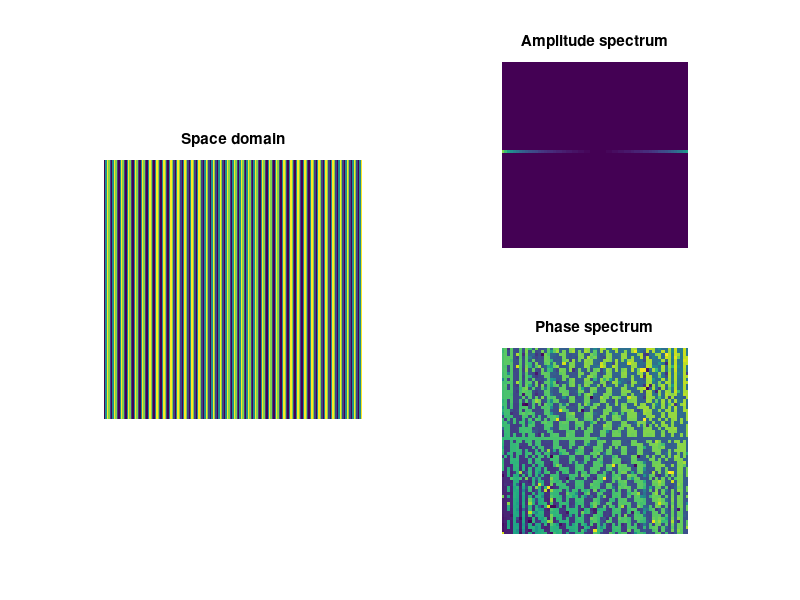
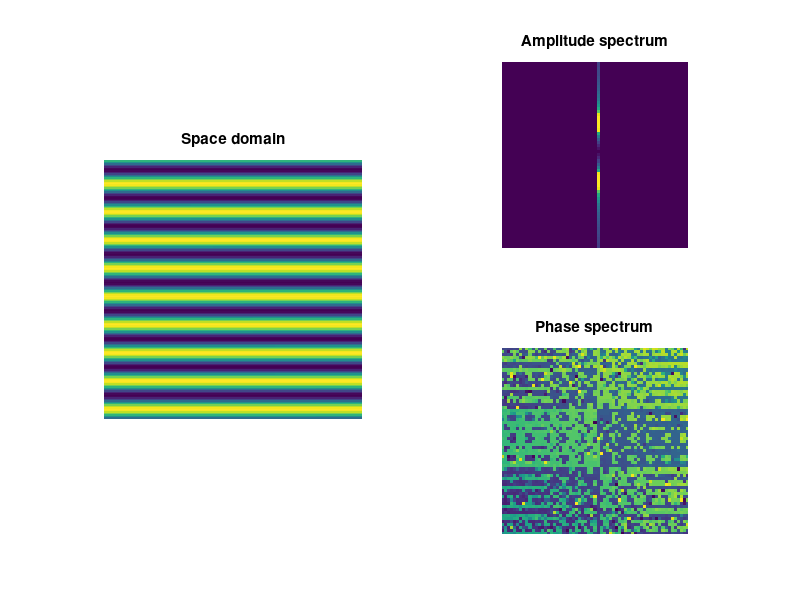
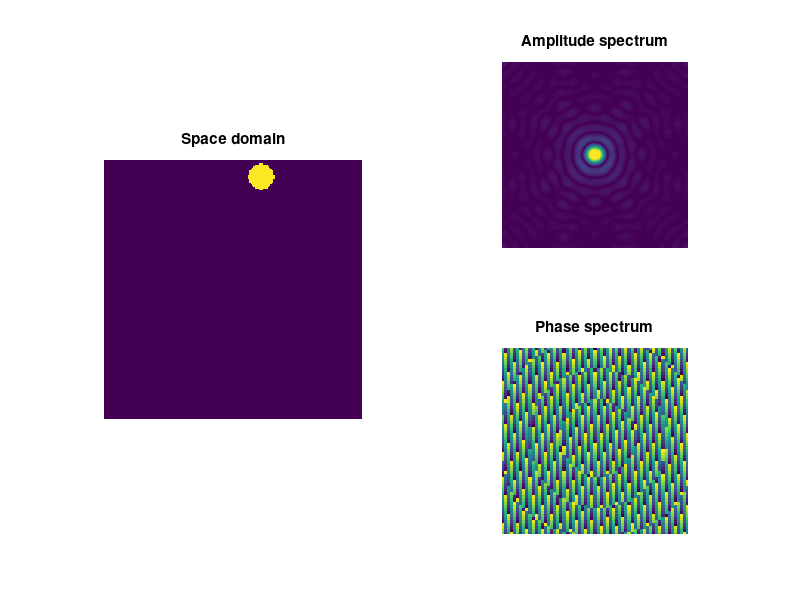

Source code (MATLAB) for these figures, in order:
%%
%     COURSE: Understand the Fourier transform and its applications
%    SECTION: 2D Fourier transform
%      VIDEO: How the 2D FFT works
% Instructor: mikexcohen.com
%
%%

%% movie to illustrate frequencies

% specify vector of sine frequencies
sinefreq = linspace(.0001,.2,50);  % arbitrary units


% leave this fixed for now
sinephas = pi/2;


% sine wave initializations
lims  = [-91 91];
[x,y] = ndgrid(lims(1):lims(2),lims(1):lims(2));
xp    = x*cos(sinephas) + y*sin(sinephas);
clim  = [0 1000];


% setup plot
figure(1), clf
subplot(121)
imageh = imagesc(rand(length(x)));
axis square, axis off, axis xy
title('Space domain')

subplot(222)
amph = imagesc(rand(length(x)));
axis square, axis off, axis xy
set(gca,'xlim',[lims(2)-30 lims(2)+30],'ylim',[lims(2)-30 lims(2)+30],'clim',clim)
title('Amplitude spectrum')

subplot(224)
phaseh = imagesc(rand(length(x)));
axis square, axis off, axis xy
set(gca,'xlim',[lims(2)-30 lims(2)+30],'ylim',[lims(2)-30 lims(2)+30])
title('Phase spectrum')


% now loop over phases
for si=1:length(sinefreq)
    
    % compute sine wave
    img = sin( 2*pi*sinefreq(si)*xp );
    
    % 2D FFT and extract power and phase spectra
    imgX  = fftshift(fft2(img));
    
    powr2 = abs(imgX);
    phas2 = angle(imgX);
    
    % update plots
    set(imageh,'CData',img);
    set(amph  ,'CData',powr2);
    set(phaseh,'CData',phas2);
    
    pause(.2)
end


%% movie to illustrate phases

% specify vector of sine phases
sinephas = linspace(0,pi,50);

% leave this fixed for now
sinefreq = .05;  % arbitrary units


% sine wave initializations
lims  = [-91 91];
[x,y] = ndgrid(lims(1):lims(2),lims(1):lims(2));
clim  = [0 1000];

% setup plot
figure(2), clf
subplot(121)
imageh = imagesc(rand(length(x)));
axis square, axis off, axis xy
title('Space domain')

subplot(222)
amph = imagesc(rand(length(x)));
axis square, axis off, axis xy
set(gca,'xlim',[lims(2)-30 lims(2)+30],'ylim',[lims(2)-30 lims(2)+30],'clim',clim)
title('Amplitude spectrum')

subplot(224)
phaseh = imagesc(rand(length(x)));
axis square, axis off, axis xy
set(gca,'xlim',[lims(2)-30 lims(2)+30],'ylim',[lims(2)-30 lims(2)+30])
title('Phase spectrum')


% now loop over phases
for si=1:length(sinephas)
    
    % x-coordinate values (based on rotating x and y)
    xp = x*cos(sinephas(si)) + y*sin(sinephas(si));
    
    % compute 2D sine patch
    img = sin( 2*pi*sinefreq*xp );
    
    % 2D FFT and extract power and phase spectra
    imgX  = fftshift(fft2(img));
    powr2 = abs(imgX);
    phas2 = angle(imgX);
    
    % update plots
    set(imageh,'CData',img);
    set(amph  ,'CData',powr2);
    set(phaseh,'CData',phas2);
    
    pause(.2)
end

%% physical location

lims  = [-91 91];
[x,y] = ndgrid(lims(1):lims(2),lims(1):lims(2));
width = 20;   % width of gaussian


centlocs = linspace(-80,80,50);


% setup plot
figure(3), clf
subplot(121)
imageh = imagesc(rand(length(x)));
axis square, axis off, axis xy
title('Space domain')

subplot(222)
amph = imagesc(rand(length(x)));
axis square, axis off, axis xy
title('Amplitude spectrum')
set(gca,'clim',[0 200])

subplot(224)
phaseh = imagesc(rand(length(x)));
set(gca,'xlim',[lims(2)-30 lims(2)+30],'ylim',[lims(2)-30 lims(2)+30])
axis square, axis off, axis xy
title('Phase spectrum')


% now loop over locations (center locations)
for si=1:length(centlocs)
    
    mx = x-centlocs(si);
    my = y-20;
    
    gaus2d = exp(-(mx.^2 + my.^2) ./ (2*width^2));
    img = zeros(size(gaus2d));
    img(gaus2d>.9) = 1;
    
    % 2D FFT and extract power and phase spectra
    imgX  = fftshift(fft2(img));
    powr2 = abs(imgX);
    phas2 = angle(imgX);
    
    % update plots
    set(imageh,'CData',img);
    set(amph  ,'CData',powr2);
    set(phaseh,'CData',phas2);
    
    pause(.2)
end

%% done.
